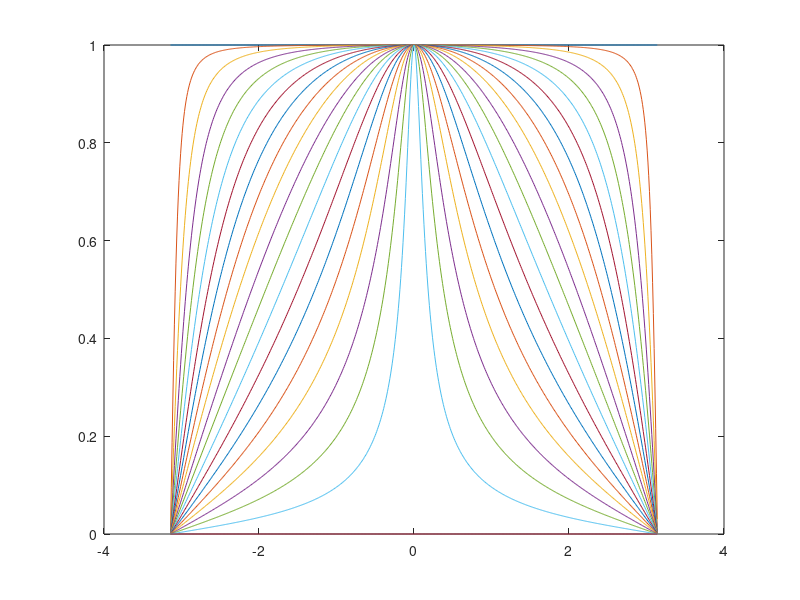
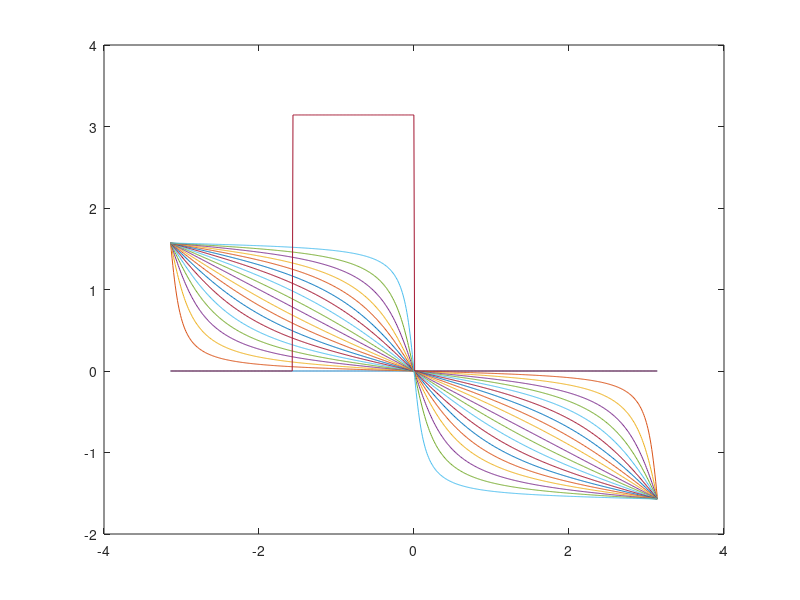

MATLAB code for these plots, in order:
clear all
clc

%H = (1 - a) / 2 * (1 + 1/z) / (1 - a/z)
%where z = e^jw=exp(i*w), where w = -pi :0.01: pi
%and a should vary 

%a = 0.8;

for a = -1:0.1:1 
    H = zeros(0, 629);
    i = 1;
    for w = -pi :0.01: pi
        z = exp(j*w);
        H(i) = (1 - a) / 2 * (1 + 1/z) / (1 - a/z);
        i = i+1;
    end
    figure(1);
    plot(-pi :0.01: pi, abs(H));
    hold on;
    
    figure(2);
    plot(-pi :0.01: pi, angle(H));
    hold on;
    
    
end

